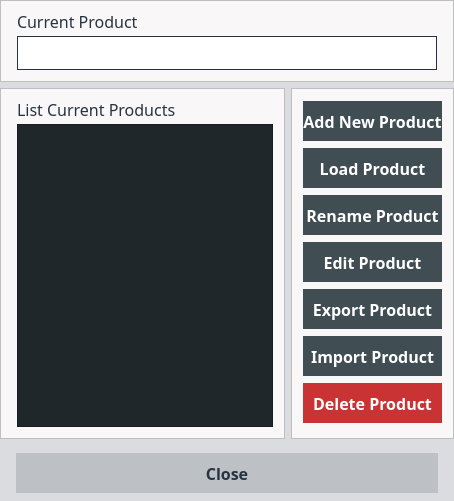
<?xml version="1.0" encoding="UTF-8"?>
<ui version="4.0">
 <class>ProductDialog</class>
 <widget class="QDialog" name="ProductDialog">
  <property name="geometry">
   <rect>
    <x>0</x>
    <y>0</y>
    <width>454</width>
    <height>501</height>
   </rect>
  </property>
  <property name="windowTitle">
   <string>ProductDialog</string>
  </property>
  <property name="styleSheet">
   <string notr="true">QDialog{
     background:rgb(218,220,224);
}
</string>
  </property>
  <layout class="QGridLayout" name="gridLayout_5">
   <property name="leftMargin">
    <number>0</number>
   </property>
   <property name="topMargin">
    <number>0</number>
   </property>
   <property name="rightMargin">
    <number>0</number>
   </property>
   <property name="bottomMargin">
    <number>0</number>
   </property>
   <item row="0" column="0">
    <layout class="QGridLayout" name="gridLayout_4">
     <item row="0" column="0" colspan="2">
      <widget class="QFrame" name="frameDashBoardRequestPICOCommands">
       <property name="sizePolicy">
        <sizepolicy hsizetype="Expanding" vsizetype="Expanding">
         <horstretch>0</horstretch>
         <verstretch>0</verstretch>
        </sizepolicy>
       </property>
       <property name="minimumSize">
        <size>
         <width>0</width>
         <height>82</height>
        </size>
       </property>
       <property name="maximumSize">
        <size>
         <width>16777215</width>
         <height>82</height>
        </size>
       </property>
       <property name="styleSheet">
        <string notr="true">QFrame{
     background:rgb(249,247,248);
     min-height: 80px;
     max-height: 80px;
}

QLabel{
  background:rgb(249,247,248);
  color: rgb(39,51,66);
  font-size: 16px;
  font-family: Siemens Sans;
  min-height: 18px;
  max-height: 18px;
}

QLineEdit
{
    background:rgb(255,255,255);
    color:rgb(39,51,66);
    font-size: 16px;
    font-weight: bold;
    font-family: Siemens Sans;
    border: 1px solid rgb(39,51,66); 
    min-height: 32px;
    max-height: 32px;
}

</string>
       </property>
       <property name="frameShape">
        <enum>QFrame::StyledPanel</enum>
       </property>
       <property name="frameShadow">
        <enum>QFrame::Raised</enum>
       </property>
       <layout class="QGridLayout" name="gridLayout_2">
        <property name="leftMargin">
         <number>16</number>
        </property>
        <property name="rightMargin">
         <number>16</number>
        </property>
        <item row="2" column="0">
         <widget class="QLineEdit" name="lineEditCurrentProduct">
          <property name="minimumSize">
           <size>
            <width>0</width>
            <height>34</height>
           </size>
          </property>
          <property name="maximumSize">
           <size>
            <width>16777215</width>
            <height>34</height>
           </size>
          </property>
          <property name="font">
           <font>
            <family>Siemens Sans</family>
            <pointsize>-1</pointsize>
            <weight>75</weight>
            <bold>true</bold>
           </font>
          </property>
          <property name="styleSheet">
           <string notr="true"/>
          </property>
          <property name="alignment">
           <set>Qt::AlignCenter</set>
          </property>
          <property name="readOnly">
           <bool>true</bool>
          </property>
         </widget>
        </item>
        <item row="1" column="0">
         <widget class="QLabel" name="labelCurrentProduct">
          <property name="font">
           <font>
            <family>Siemens Sans</family>
            <pointsize>-1</pointsize>
           </font>
          </property>
          <property name="styleSheet">
           <string notr="true"/>
          </property>
          <property name="text">
           <string>Current Product</string>
          </property>
          <property name="alignment">
           <set>Qt::AlignLeading|Qt::AlignLeft|Qt::AlignVCenter</set>
          </property>
         </widget>
        </item>
       </layout>
      </widget>
     </item>
     <item row="1" column="0">
      <widget class="QFrame" name="frameDashBoardListProducts">
       <property name="sizePolicy">
        <sizepolicy hsizetype="Expanding" vsizetype="Expanding">
         <horstretch>0</horstretch>
         <verstretch>0</verstretch>
        </sizepolicy>
       </property>
       <property name="minimumSize">
        <size>
         <width>0</width>
         <height>64</height>
        </size>
       </property>
       <property name="maximumSize">
        <size>
         <width>16777215</width>
         <height>16777215</height>
        </size>
       </property>
       <property name="styleSheet">
        <string notr="true">QFrame{
     background:rgb(249,247,248);
}

QLabel{
  background:rgb(249,247,248);
  color: rgb(39,51,66);
  font-size: 16px;
  font-family: Siemens Sans;
  min-height: 18px;
  max-height: 18px;
}
QListWidget
 {
    background-color:  rgb(31, 39, 42);
    color: rgb(249, 247, 248 );
    selection-background-color: red;
}

QListWidget:item
{
    selection-background-color: red;
}

QScrollBar:horizontal 
{
    height: 30px;
    background:  rgb(249, 247, 248 );
}

QScrollBar:vertical
{
     width: 30px;
     background:  rgb(249, 247, 248 );
}
</string>
       </property>
       <property name="frameShape">
        <enum>QFrame::StyledPanel</enum>
       </property>
       <property name="frameShadow">
        <enum>QFrame::Raised</enum>
       </property>
       <layout class="QGridLayout" name="gridLayout_3">
        <property name="leftMargin">
         <number>16</number>
        </property>
        <item row="0" column="0">
         <widget class="QLabel" name="labelDashBoardListProducts">
          <property name="font">
           <font>
            <family>Siemens Sans</family>
            <pointsize>-1</pointsize>
           </font>
          </property>
          <property name="text">
           <string>List Current Products</string>
          </property>
         </widget>
        </item>
        <item row="1" column="0">
         <widget class="QListWidget" name="listProducts">
          <property name="font">
           <font>
            <family>Siemens Sans</family>
            <pointsize>16</pointsize>
            <weight>75</weight>
            <bold>true</bold>
           </font>
          </property>
          <property name="styleSheet">
           <string notr="true"/>
          </property>
          <property name="alternatingRowColors">
           <bool>false</bool>
          </property>
          <property name="currentRow">
           <number>-1</number>
          </property>
          <property name="sortingEnabled">
           <bool>false</bool>
          </property>
         </widget>
        </item>
       </layout>
      </widget>
     </item>
     <item row="1" column="1">
      <widget class="QFrame" name="frameDashBoardProductDialogs">
       <property name="sizePolicy">
        <sizepolicy hsizetype="Expanding" vsizetype="Expanding">
         <horstretch>0</horstretch>
         <verstretch>0</verstretch>
        </sizepolicy>
       </property>
       <property name="minimumSize">
        <size>
         <width>0</width>
         <height>0</height>
        </size>
       </property>
       <property name="maximumSize">
        <size>
         <width>16777213</width>
         <height>16777214</height>
        </size>
       </property>
       <property name="styleSheet">
        <string notr="true">QFrame{
     background:rgb(249,247,248);
}

QLabel{
  color: rgb(39,51,66);
  font-size: 16px;
  font-family: Siemens Sans;
}

</string>
       </property>
       <property name="frameShape">
        <enum>QFrame::StyledPanel</enum>
       </property>
       <property name="frameShadow">
        <enum>QFrame::Raised</enum>
       </property>
       <layout class="QGridLayout" name="gridLayout">
        <item row="0" column="0">
         <widget class="QPushButton" name="pushButtonReadAndAppendProduct">
          <property name="font">
           <font>
            <family>Siemens Sans</family>
            <pointsize>-1</pointsize>
            <weight>75</weight>
            <bold>true</bold>
           </font>
          </property>
          <property name="autoFillBackground">
           <bool>false</bool>
          </property>
          <property name="styleSheet">
           <string notr="true">QPushButton{
   background-color: rgb(64, 77, 83 );
   color: rgb(255, 255, 255 );
   min-height: 40px;
   font-size: 16px;
   font-weight: bold;
   font-family: Siemens Sans;
  border: none;
}

QPushButton:pressed {
    border: 2px solid rgb(148,182, 231 ); 
 }

</string>
          </property>
          <property name="text">
           <string>Add New Product</string>
          </property>
          <property name="checkable">
           <bool>false</bool>
          </property>
          <property name="autoRepeat">
           <bool>false</bool>
          </property>
          <property name="autoDefault">
           <bool>false</bool>
          </property>
          <property name="flat">
           <bool>false</bool>
          </property>
         </widget>
        </item>
        <item row="1" column="0">
         <widget class="QPushButton" name="pushButtonLoadProduct">
          <property name="minimumSize">
           <size>
            <width>0</width>
            <height>40</height>
           </size>
          </property>
          <property name="font">
           <font>
            <family>Siemens Sans</family>
            <pointsize>-1</pointsize>
            <weight>75</weight>
            <bold>true</bold>
           </font>
          </property>
          <property name="focusPolicy">
           <enum>Qt::NoFocus</enum>
          </property>
          <property name="autoFillBackground">
           <bool>false</bool>
          </property>
          <property name="styleSheet">
           <string notr="true">QPushButton{
   background-color: rgb(64, 77, 83 );
   color: rgb(255, 255, 255 );
   min-height: 40px;
   font-size: 16px;
   font-weight: bold;
   font-family: Siemens Sans;
  border: none;
}

QPushButton:pressed {
    border: 2px solid rgb(148,182, 231 ); 
 }

</string>
          </property>
          <property name="text">
           <string>Load Product</string>
          </property>
          <property name="checkable">
           <bool>false</bool>
          </property>
          <property name="autoRepeat">
           <bool>false</bool>
          </property>
          <property name="autoDefault">
           <bool>false</bool>
          </property>
          <property name="flat">
           <bool>false</bool>
          </property>
         </widget>
        </item>
        <item row="2" column="0">
         <widget class="QPushButton" name="pushButtonRenameProduct">
          <property name="font">
           <font>
            <family>Siemens Sans</family>
            <pointsize>-1</pointsize>
            <weight>75</weight>
            <bold>true</bold>
           </font>
          </property>
          <property name="focusPolicy">
           <enum>Qt::NoFocus</enum>
          </property>
          <property name="autoFillBackground">
           <bool>false</bool>
          </property>
          <property name="styleSheet">
           <string notr="true">QPushButton{
   background-color: rgb(64, 77, 83 );
   color: rgb(255, 255, 255 );
   min-height: 40px;
   font-size: 16px;
   font-weight: bold;
   font-family: Siemens Sans;
  border: none;
}

QPushButton:pressed {
    border: 2px solid rgb(148,182, 231 ); 
 }
</string>
          </property>
          <property name="text">
           <string>Rename Product</string>
          </property>
          <property name="checkable">
           <bool>false</bool>
          </property>
          <property name="autoRepeat">
           <bool>false</bool>
          </property>
          <property name="autoDefault">
           <bool>false</bool>
          </property>
          <property name="flat">
           <bool>false</bool>
          </property>
         </widget>
        </item>
        <item row="3" column="0">
         <widget class="QPushButton" name="pushButtonEditProduct">
          <property name="font">
           <font>
            <family>Siemens Sans</family>
            <pointsize>-1</pointsize>
            <weight>75</weight>
            <bold>true</bold>
           </font>
          </property>
          <property name="focusPolicy">
           <enum>Qt::NoFocus</enum>
          </property>
          <property name="autoFillBackground">
           <bool>false</bool>
          </property>
          <property name="styleSheet">
           <string notr="true">QPushButton{
   background-color: rgb(64, 77, 83 );
   color: rgb(255, 255, 255 );
   min-height: 40px;
   font-size: 16px;
   font-weight: bold;
   font-family: Siemens Sans;
  border: none;
}

QPushButton:pressed {
    border: 2px solid rgb(148,182, 231 ); 
 }
</string>
          </property>
          <property name="text">
           <string>Edit Product</string>
          </property>
          <property name="checkable">
           <bool>false</bool>
          </property>
          <property name="autoRepeat">
           <bool>false</bool>
          </property>
          <property name="autoDefault">
           <bool>false</bool>
          </property>
          <property name="flat">
           <bool>false</bool>
          </property>
         </widget>
        </item>
        <item row="4" column="0">
         <widget class="QPushButton" name="pushButtonExportProduct">
          <property name="font">
           <font>
            <family>Siemens Sans</family>
            <pointsize>-1</pointsize>
            <weight>75</weight>
            <bold>true</bold>
           </font>
          </property>
          <property name="focusPolicy">
           <enum>Qt::NoFocus</enum>
          </property>
          <property name="autoFillBackground">
           <bool>false</bool>
          </property>
          <property name="styleSheet">
           <string notr="true">QPushButton{
   background-color: rgb(64, 77, 83 );
   color: rgb(255, 255, 255 );
   min-height: 40px;
   font-size: 16px;
   font-weight: bold;
   font-family: Siemens Sans;
  border: none;
}

QPushButton:pressed {
    border: 2px solid rgb(148,182, 231 ); 
 }
</string>
          </property>
          <property name="text">
           <string>Export Product</string>
          </property>
          <property name="checkable">
           <bool>false</bool>
          </property>
          <property name="autoRepeat">
           <bool>false</bool>
          </property>
          <property name="autoDefault">
           <bool>false</bool>
          </property>
          <property name="flat">
           <bool>false</bool>
          </property>
         </widget>
        </item>
        <item row="5" column="0">
         <widget class="QPushButton" name="pushButtonImportProduct">
          <property name="font">
           <font>
            <family>Siemens Sans</family>
            <pointsize>-1</pointsize>
            <weight>75</weight>
            <bold>true</bold>
           </font>
          </property>
          <property name="focusPolicy">
           <enum>Qt::NoFocus</enum>
          </property>
          <property name="autoFillBackground">
           <bool>false</bool>
          </property>
          <property name="styleSheet">
           <string notr="true">QPushButton{
   background-color: rgb(64, 77, 83 );
   color: rgb(255, 255, 255 );
   min-height: 40px;
   font-size: 16px;
   font-weight: bold;
   font-family: Siemens Sans;
  border: none;
}

QPushButton:pressed {
    border: 2px solid rgb(148,182, 231 ); 
 }
</string>
          </property>
          <property name="text">
           <string>Import Product</string>
          </property>
          <property name="checkable">
           <bool>false</bool>
          </property>
          <property name="autoRepeat">
           <bool>false</bool>
          </property>
          <property name="autoDefault">
           <bool>false</bool>
          </property>
          <property name="flat">
           <bool>false</bool>
          </property>
         </widget>
        </item>
        <item row="6" column="0">
         <widget class="QPushButton" name="pushButtonLoadDeleteProduct">
          <property name="font">
           <font>
            <family>Siemens Sans</family>
            <pointsize>-1</pointsize>
            <weight>75</weight>
            <bold>true</bold>
           </font>
          </property>
          <property name="focusPolicy">
           <enum>Qt::NoFocus</enum>
          </property>
          <property name="autoFillBackground">
           <bool>false</bool>
          </property>
          <property name="styleSheet">
           <string notr="true">QPushButton{
    background-color: rgb(202, 51, 51 );
   color: rgb(255, 255, 255 );
   min-height: 40px;
   font-size: 16px;
   font-weight: bold;
   font-family: Siemens Sans;
  border: none;
}
QPushButton:pressed {
     border: 1px solid rgb(0,95,135);    
 }
</string>
          </property>
          <property name="text">
           <string>Delete Product</string>
          </property>
          <property name="checkable">
           <bool>false</bool>
          </property>
          <property name="autoRepeat">
           <bool>false</bool>
          </property>
          <property name="autoDefault">
           <bool>false</bool>
          </property>
          <property name="flat">
           <bool>false</bool>
          </property>
         </widget>
        </item>
       </layout>
      </widget>
     </item>
    </layout>
   </item>
   <item row="1" column="0">
    <layout class="QHBoxLayout" name="horizontalLayout">
     <property name="leftMargin">
      <number>16</number>
     </property>
     <property name="topMargin">
      <number>8</number>
     </property>
     <property name="rightMargin">
      <number>16</number>
     </property>
     <property name="bottomMargin">
      <number>8</number>
     </property>
     <item>
      <widget class="QPushButton" name="pushButtonClose">
       <property name="font">
        <font>
         <family>Siemens Sans</family>
         <pointsize>-1</pointsize>
         <weight>75</weight>
         <bold>true</bold>
        </font>
       </property>
       <property name="autoFillBackground">
        <bool>false</bool>
       </property>
       <property name="styleSheet">
        <string notr="true">QPushButton{
   background-color: rgb(189,192, 197 );
   color: rgb(39, 51, 66 );
   min-height: 40px;
   font-size: 16px;
   font-weight: bold;
   font-family: Siemens Sans;
  border: none;
}
QPushButton:pressed {
     border: 1px solid rgb(0,95,135);    
 }
</string>
       </property>
       <property name="text">
        <string>Close</string>
       </property>
       <property name="checkable">
        <bool>false</bool>
       </property>
       <property name="autoRepeat">
        <bool>false</bool>
       </property>
       <property name="autoDefault">
        <bool>false</bool>
       </property>
       <property name="flat">
        <bool>false</bool>
       </property>
      </widget>
     </item>
    </layout>
   </item>
  </layout>
 </widget>
 <layoutdefault spacing="6" margin="11"/>
 <resources/>
 <connections/>
</ui>
